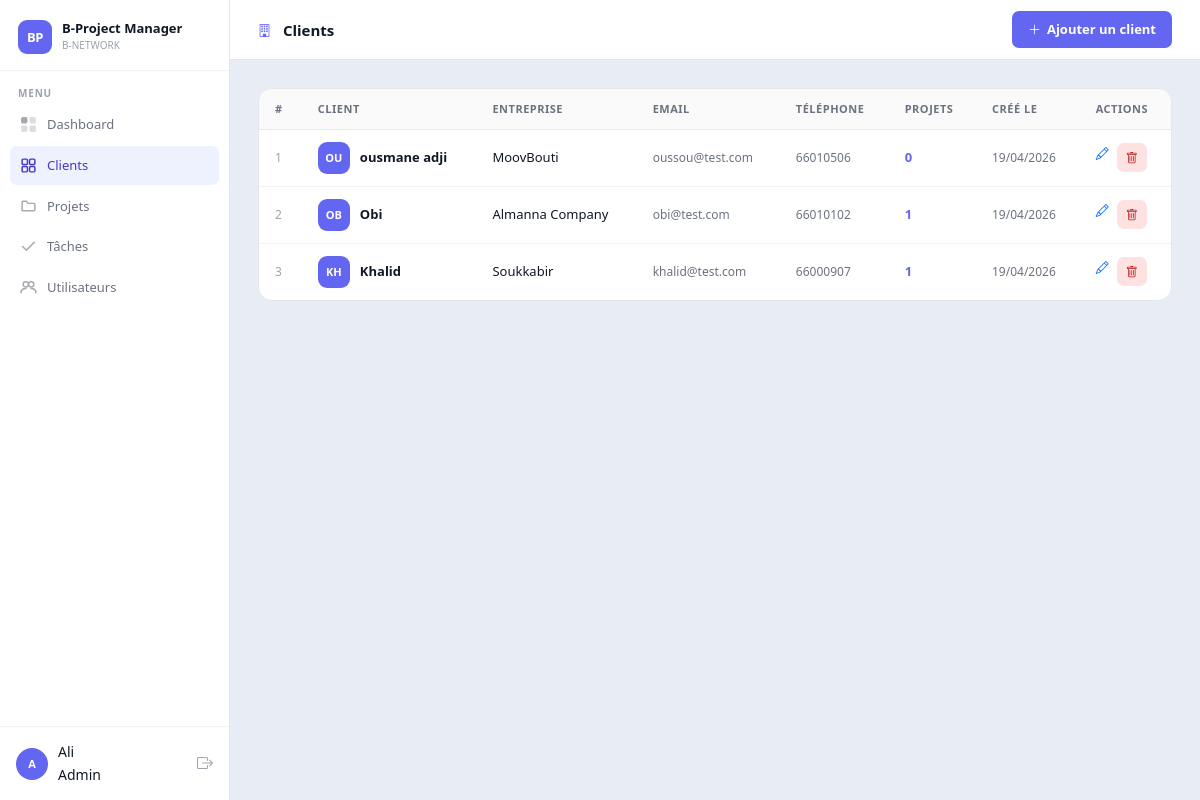
The app's page /bproject/views/clients/index.php (signed in) with its own data.
### tables this page shows
CREATE TABLE `clients` (
  `id` int(11) NOT NULL,
  `name` varchar(100) NOT NULL,
  `email` varchar(100) DEFAULT NULL,
  `phone` varchar(20) DEFAULT NULL,
  `company` varchar(100) DEFAULT NULL,
  `created_at` timestamp NOT NULL DEFAULT current_timestamp()
);

### bproject/views/clients/index.php (the view, shortened to what this page needs)
<?php
include "../layout/header.php";
include "../layout/sidebar.php";
require_once "../../config/database.php";
$result = mysqli_query($conn,
    "SELECT c.*, COUNT(p.id) AS project_count
     FROM clients c
     LEFT JOIN projects p ON p.client_id = c.id
     GROUP BY c.id
     ORDER BY c.created_at DESC"
);
?>
<div class="bp-topbar">
  <span class="bp-page-title">
    <i class="bi bi-building me-2" style="color:var(--accent);font-size:13px;"></i>
    Clients
  </span>
  <?php if ($role_id == 1): ?>
  <a href="create.php" class="btn-bp-primary">
    <i class="bi bi-plus-lg"></i> Ajouter un client
  </a>
  <?php endif; ?>
</div>
<div class="bp-content">
  <div class="bp-table-wrap">
    <table class="bp-table">
      <thead>
        <tr>
          <th>#</th>
          <th>Client</th>
          <th>Entreprise</th>
          <th>Email</th>
          <th>Téléphone</th>
          <th>Projets</th>
          <th>Créé le</th>
          <?php if ($role_id === 1): ?>
          <th>Actions</th>
          <?php endif; ?>
        </tr>
      </thead>
      <tbody>
        <?php if (mysqli_num_rows($result) === 0): ?>
          <tr>
            <td colspan="8" style="text-align:center;padding:32px;color:var(--text-3);">
              Aucun client enregistré.
              <?php if ($role_id === 1): ?>
                <a href="create.php" style="color:var(--accent);">Ajouter le premier</a>
              <?php endif; ?>
            </td>
          </tr>
        <?php else: ?>
          <?php $i = 1; while ($client = mysqli_fetch_assoc($result)): ?>
          <tr>
            <td style="color:var(--text-3);font-size:12px;"><?php echo $i++; ?></td>
            <td>
              <div class="user-cell">
                <div class="bp-avatar bp-av-md av-indigo"
                     style="border-radius:9px;flex-shrink:0;">
                  <?php echo strtoupper(substr($client['name'], 0, 2)); ?>
                </div>
                <div class="cell-name">
                  <?php echo htmlspecialchars($client['name']); ?>
                </div>
              </div>
            </td>
            <td><?php echo htmlspecialchars($client['company'] ?? '—'); ?></td>
            <td class="text-muted-bp">
              <?php echo htmlspecialchars($client['email'] ?? '—'); ?>
            </td>
            <td class="text-muted-bp">
              <?php echo htmlspecialchars($client['phone'] ?? '—'); ?>
            </td>
            <td>
              <span style="font-size:13px;font-weight:700;color:var(--accent);">
                <?php echo $client['project_count']; ?>
              </span>
            </td>
            <td class="text-muted-bp">
              <?php echo date('d/m/Y', strtotime($client['created_at'])); ?>
            </td>
            <?php if ($role_id === 1): ?>
            <td>
              <div class="d-flex gap-2">
                <a href="edit.php?id=<?php echo $client['id']; ?>"
                   class="btn-bp-icon" title="Modifier">
                  <i class="bi bi-pencil"></i>
                </a>
                <form method="POST" action="delete.php" style="margin:0;">
                  <button type="submit"
                          class="btn-bp-danger"
                          style="padding:5px 9px;"
                          onclick="return confirm('Supprimer <?php echo htmlspecialchars(addslashes($client['name'])); ?> ?')"
                          title="Supprimer">
                    <i class="bi bi-trash"></i>
                  </button>
                </form>
              </div>
            </td>
            <?php endif; ?>
          </tr>
          <?php endwhile; ?>
        <?php endif; ?>
      </tbody>
    </table>
  </div>
</div>
<?php include "../layout/footer.php"; ?>

### bproject/assets/css/bproject.css (style rules this page uses)
:root { --accent: #6366f1; --accent-hover: #4f46e5; --accent-light: #eef2ff; --accent-text: #4338ca; --sidebar-w: 230px; --topbar-h: 60px; --bg-page: #e8edf5; --bg-card: #ffffff; --border: #e5e7eb; --border-light: #f0f0f5; --text-1: #111827; --text-2: #6b7280; --text-3: #9ca3af; --radius-lg: 14px; --radius-md: 10px; --radius-sm: 7px; --shadow-sm: 0 1px 4px rgba(0,0,0,0.07); --shadow: 0 4px 20px rgba(0,0,0,0.08); }
*, *::before, *::after { box-sizing: border-box; }
body { font-family: 'Segoe UI', system-ui, -apple-system, sans-serif; background: var(--bg-page); color: var(--text-1); margin: 0; font-size: 14px; line-height: 1.6; }
.bp-topbar { height: var(--topbar-h); background: var(--bg-card); border-bottom: 1px solid var(--border); display: flex; align-items: center; padding: 0 28px; gap: 14px; position: sticky; top: 0; z-index: 50; }
.bp-page-title { font-size: 15px; font-weight: 700; color: var(--text-1); flex: 1; }
.bp-content { padding: 28px; flex: 1; }
.btn-bp-primary { background: var(--accent); color: #fff; border: none; padding: 8px 16px; border-radius: var(--radius-sm); font-size: 13px; font-weight: 600; cursor: pointer; display: inline-flex; align-items: center; gap: 6px; transition: background 0.15s, transform 0.1s; text-decoration: none; }
.btn-bp-danger { background: #fee2e2; color: #b91c1c; border: none; padding: 6px 12px; border-radius: var(--radius-sm); font-size: 12px; font-weight: 600; cursor: pointer; text-decoration: none; display: inline-flex; align-items: center; gap: 5px; }
.bp-table-wrap { background: var(--bg-card); border: 1px solid var(--border); border-radius: var(--radius-lg); overflow: hidden; }
.bp-table { width: 100%; border-collapse: collapse; font-size: 13px; }
.bp-table thead th { background: #fafafa; border-bottom: 1px solid var(--border); padding: 11px 16px; font-size: 11px; font-weight: 700; text-transform: uppercase; letter-spacing: 0.5px; color: var(--text-2); text-align: left; }
.bp-table tbody tr { border-bottom: 1px solid var(--border-light); transition: background 0.1s; }
.bp-table tbody tr:last-child { border-bottom: none; }
.bp-table tbody td { padding: 12px 16px; color: var(--text-1); vertical-align: middle; }
.bp-avatar { width: 32px; height: 32px; border-radius: 50%; display: inline-flex; align-items: center; justify-content: center; font-size: 11px; font-weight: 700; color: #fff; flex-shrink: 0; }
.av-indigo { background: #6366f1; }
.user-cell { display: flex; align-items: center; gap: 10px; }
.cell-name { font-size: 13px; font-weight: 600; color: var(--text-1); }
.text-muted-bp { color: var(--text-2) !important; font-size: 12px; }
.gap-2 { gap: 8px; }

### records on screen
clients: name "OU", name "ousmane adji", company "MoovBouti", email "oussou@test.com", phone "66010506", project_count "0", created_at "19/04/2026"
clients: name "OB", name "Obi", company "Almanna Company", email "obi@test.com", phone "66010102", project_count "1", created_at "19/04/2026"
clients: name "KH", name "Khalid", company "Soukkabir", email "khalid@test.com", phone "66000907", project_count "1", created_at "19/04/2026"

### other values on screen
$initials "A"
$user_name "Ali"
$role_label "Admin"
